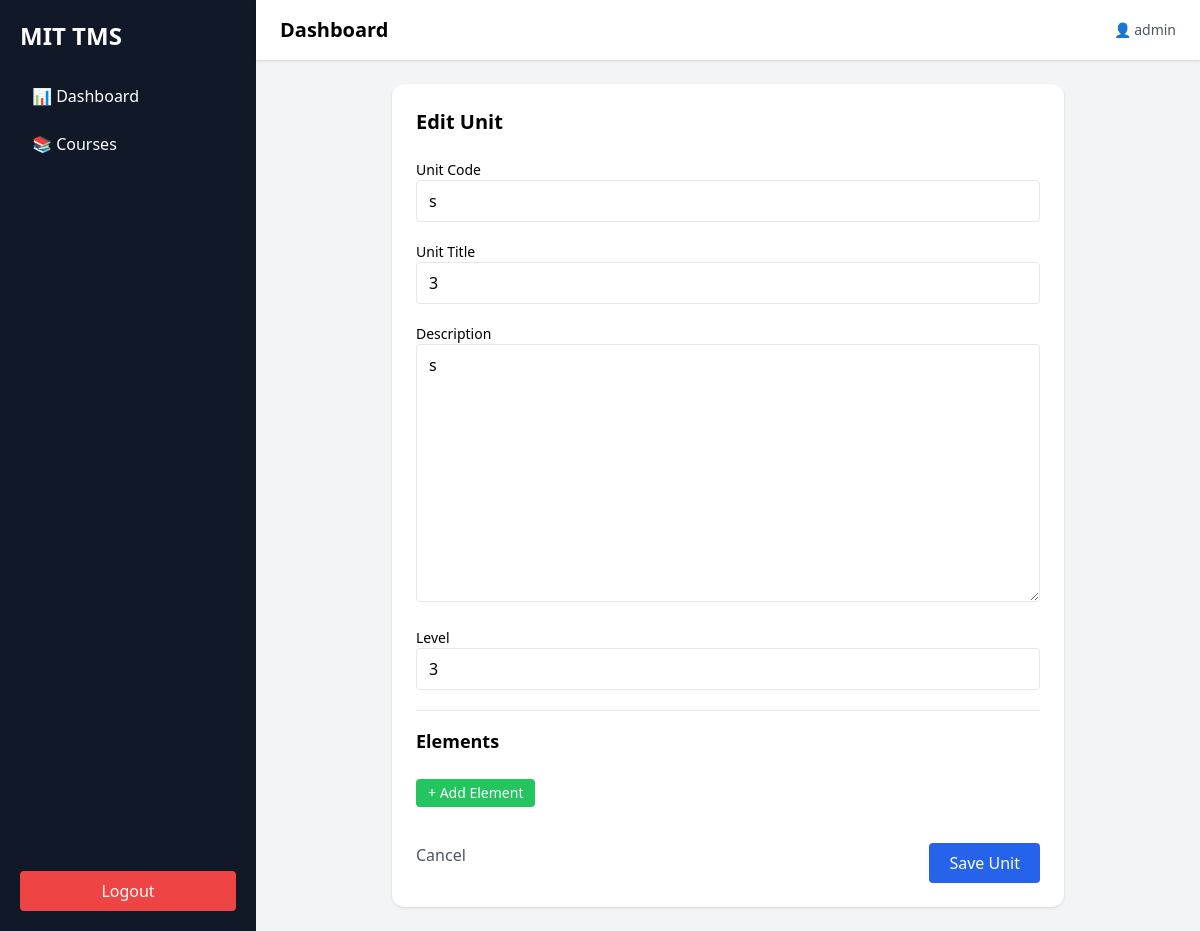
/app/courses/units/1/edit/ (signed in), run on the app's committed database.
### apps/courses/models.py (models this page shows, shortened)
class Unit(models.Model):
    course = models.ForeignKey(Course, on_delete=models.CASCADE, related_name="units")
    code = models.CharField(max_length=20)
    title = models.CharField(max_length=255)
    description = models.TextField()
    level = models.IntegerField(null=True, blank=True)
    class Meta:
        unique_together = ['course', 'code']

### apps/courses/views.py (the view, shortened to what this page needs)
# urls.py: path('units/<int:pk>/edit/', UnitUpdateView.as_view(), name='unit_update'),
class UnitUpdateView(LoginRequiredMixin, UpdateView):
    model = Unit
    form_class = UnitForm
    template_name = "courses/unit_form.html"

### apps/courses/forms.py (shortened to what this page needs)
class UnitForm(forms.ModelForm):
    class Meta:
        model = Unit
        fields = ['code', 'title', 'description', 'level']
        widgets = {
            'code': forms.TextInput(attrs={'class': 'w-full border rounded px-3 py-2'}),
            'title': forms.TextInput(attrs={'class': 'w-full border rounded px-3 py-2'}),
            'description': forms.Textarea(attrs={'class': 'w-full border rounded px-3 py-2'}),
            'level': forms.NumberInput(attrs={'class': 'w-full border rounded px-3 py-2'}),
        }

### templates/courses/unit_form.html (shortened to what this page needs)
{% extends 'base.html' %}
{% block content %}
<div class="max-w-2xl mx-auto bg-white p-6 rounded-xl shadow">
    <h2 class="text-xl font-bold mb-6">
        {% if object %}Edit Unit{% else %}Add Unit{% endif %}
    </h2>
    <form method="post" class="space-y-5">
        <div>
            <label class="block text-sm font-medium">Unit Code</label>
            {{ form.code }}
        </div>
        <div>
            <label class="block text-sm font-medium">Unit Title</label>
            {{ form.title }}
        </div>
        <div>
            <label class="block text-sm font-medium">Description</label>
            {{ form.description }}
        </div>
        <div>
            <label class="block text-sm font-medium">Level</label>
            {{ form.level }}
        </div>
        <div class="mt-6 border-t pt-4">
            <h3 class="text-lg font-semibold mb-3">Elements</h3>
            <button type="button" id="add-element"
                class="mt-3 bg-green-500 text-white px-3 py-1 rounded text-sm">
                + Add Element
            </button>
        </div>
        <div class="flex justify-between pt-4">
            <a href="{% if object %}
                        {% url 'course_detail' object.course.pk %}
                     {% else %}
                        {% url 'course_detail' view.kwargs.course_id %}
                     {% endif %}"
               class="text-gray-600 hover:underline">
               Cancel
            </a>
            <button type="submit"
                class="bg-blue-600 text-white px-5 py-2 rounded">
                Save Unit
            </button>
        </div>
    </form>
</div>
{% endblock %}

### templates/base.html (shortened to what this page needs)
{% load static %}
<!DOCTYPE html>
<html lang="en">
<head>
    <script src="https://cdn.tailwindcss.com"></script>
</head>
<body class="bg-gray-100">
<div class="flex min-h-screen">
    <aside class="w-64 bg-gray-900 text-white p-5 flex flex-col">
        <h2 class="text-2xl font-bold mb-6">MIT TMS</h2>
        <nav class="space-y-2 flex-1">
            <a href="{% url 'dashboard' %}"
               class="block px-3 py-2 rounded hover:bg-gray-700">
                📊 Dashboard
            </a>
            <a href="{% url 'course_list' %}"
               class="block px-3 py-2 rounded hover:bg-gray-700">
                📚 Courses
            </a>
        </nav>
        <form method="post" action="{% url 'logout' %}">
            <button class="w-full bg-red-500 py-2 rounded hover:bg-red-600">
                Logout
            </button>
        </form>
    </aside>
    <div class="flex-1 flex flex-col">
        <header class="bg-white shadow px-6 py-4 flex justify-between items-center">
            <h1 class="text-xl font-semibold">
                {% block page_title %}Dashboard{% endblock %}
            </h1>
            <div class="text-sm text-gray-600">
                👤 {{ request.user.username }}
            </div>
        </header>
        <main class="p-6">
            {% block content %}
            {% endblock %}
        </main>
    </div>
</div>
</body>
</html>

### data on the page
Unit: code "s", title "3", description "s", level "3"

### other printed values
{{ request.user.username }} "admin"
